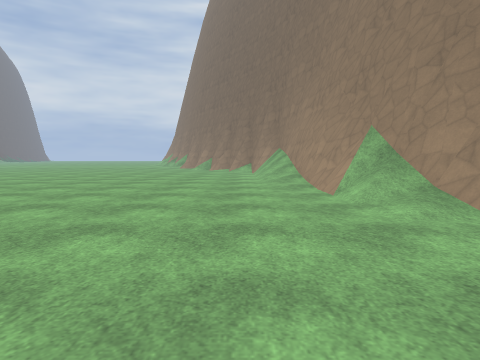
view 1 (above)

16 first-person views from a walk through a level from a Godot 3-D game. The camera is 1.2 m above the floor, tilts 4° down and sees 75° across. The floor is counted in squares, 2 m on a side. Each view is taken from the middle of a square. On the plan, view 1 faces up. The plan holds only what a view shows up to about 9 squares ahead; the rest is blank. The place goes on beyond the plan. Flat picture figures and markers are not drawn. Surface patterns are stand-ins for the level's own textures.

view 2
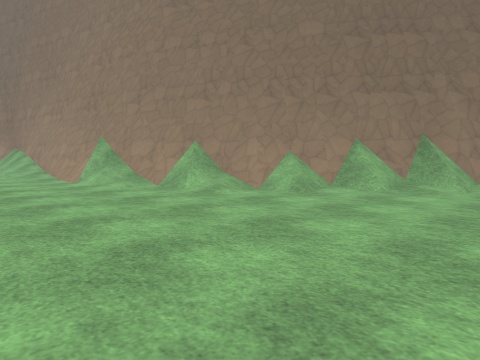

view 3
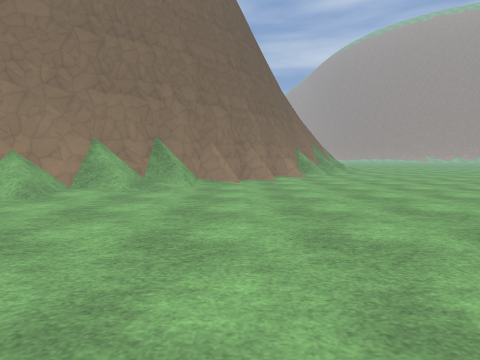

view 4
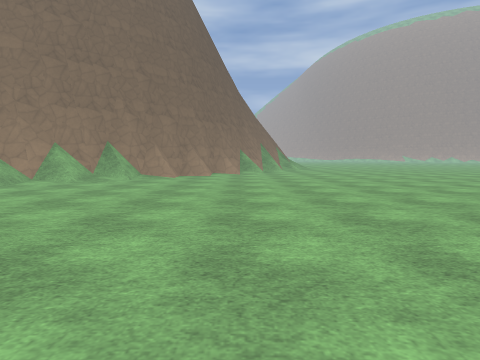

view 5
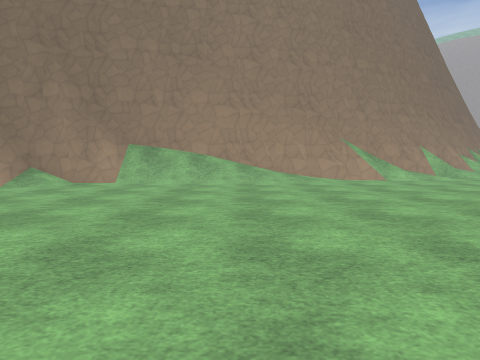

view 6
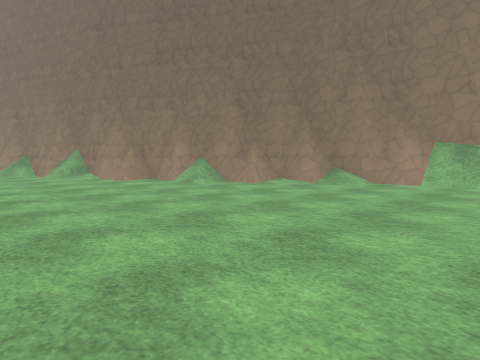

view 7
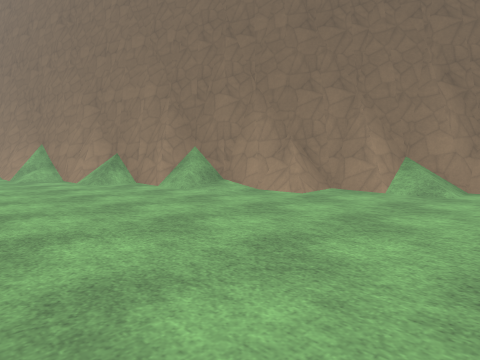

view 8
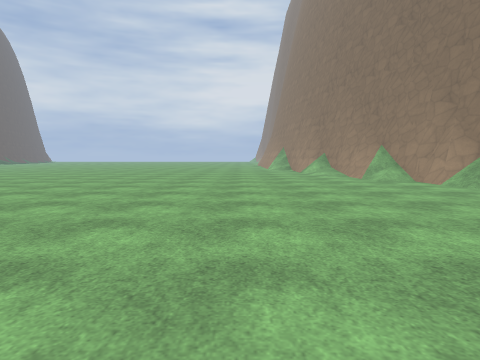

view 9
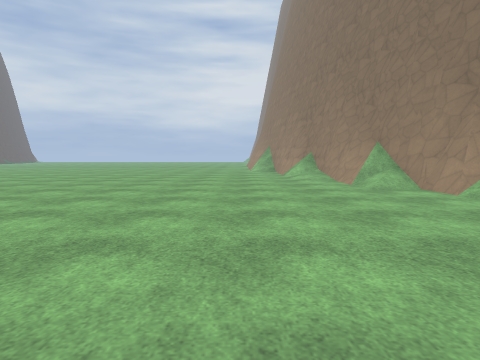

view 10
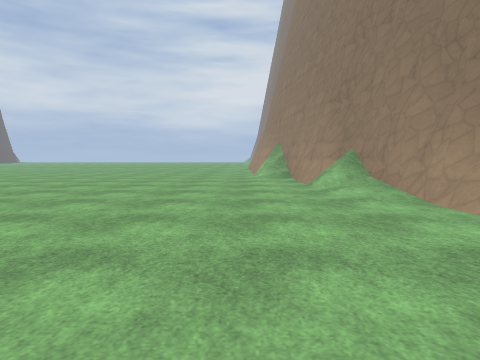

view 11
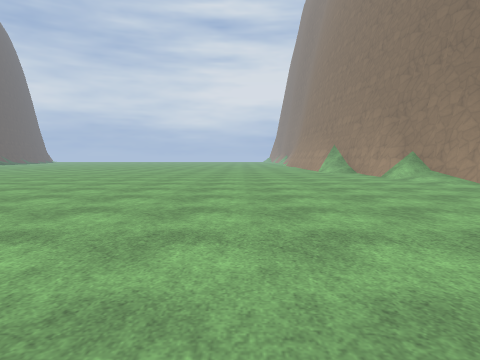

view 12
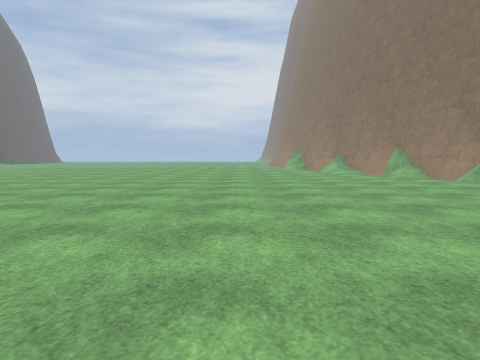

view 13
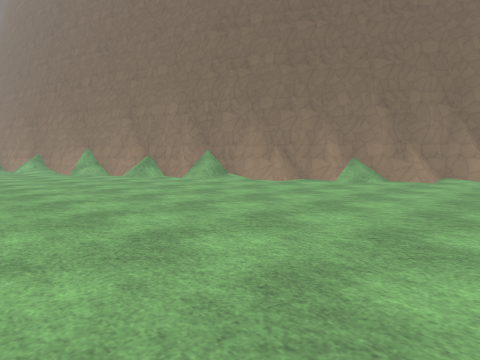

view 14
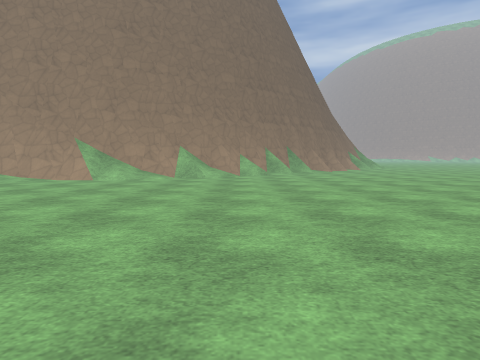

view 15
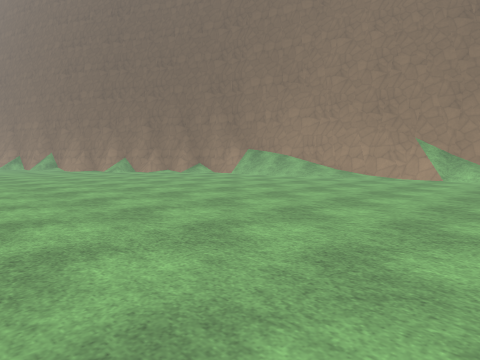

view 16
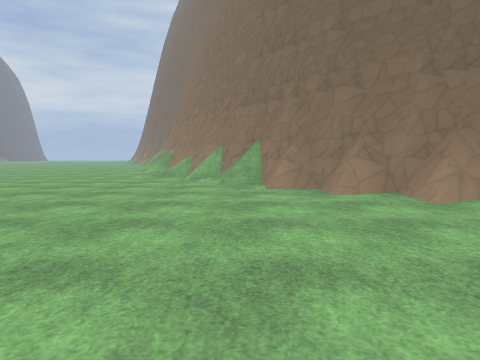

### Floor plan
Key: @ floor where view 1 was taken; # wall or solid block; . floor; / step, stairs or slope.
Columns run from 18 left of view 1 to 8 right of it. Each row starts with its distance up from view 1.
 28 .........../#
 27 .........../#
 26  ...........##
 25  .........../#
 24  .........../##
 23  ............##
 22   ............#
 21   ............##
 20    .........../#
 19     ...........##
 18     ...........###
 17      ...........##
 16       ...........##
 15        ..........###
 14         ..........##
 13         ...........##
 12            ........##
 11            ......../#
 10            ......../#
  9            ......../#
  8            ......../#
  7           ........./#
  6           ..........##
  5           ........../#
  4           ........../##
  3           ...........##
  2             ........./##
  1            ........../###
  0             ......@.../##
 -1              ........../##
 -2               ........../##
 -3                 .........##
 -4                 ..........#
 -5                ............
 -6                 ...........
 -7                  ..........
 -8                   .........
 -9                     .......

Positions as (right, up) in squares from view 1, and headings:
1: (0, 0), facing up
2: (-1, -3), facing up-right
3: (-1, -3), facing right
4: (-3, -5), facing right
5: (-7, 9), facing right
6: (-7, 10), facing up-right
7: (-8, 15), facing up-right
8: (-10, 16), facing up
9: (-9, 18), facing up
10: (-9, 22), facing up
11: (-12, 19), facing up
12: (-11, 15), facing up
13: (-10, 13), facing up-right
14: (-7, 1), facing right
15: (-8, 3), facing up-right
16: (6, -9), facing up
